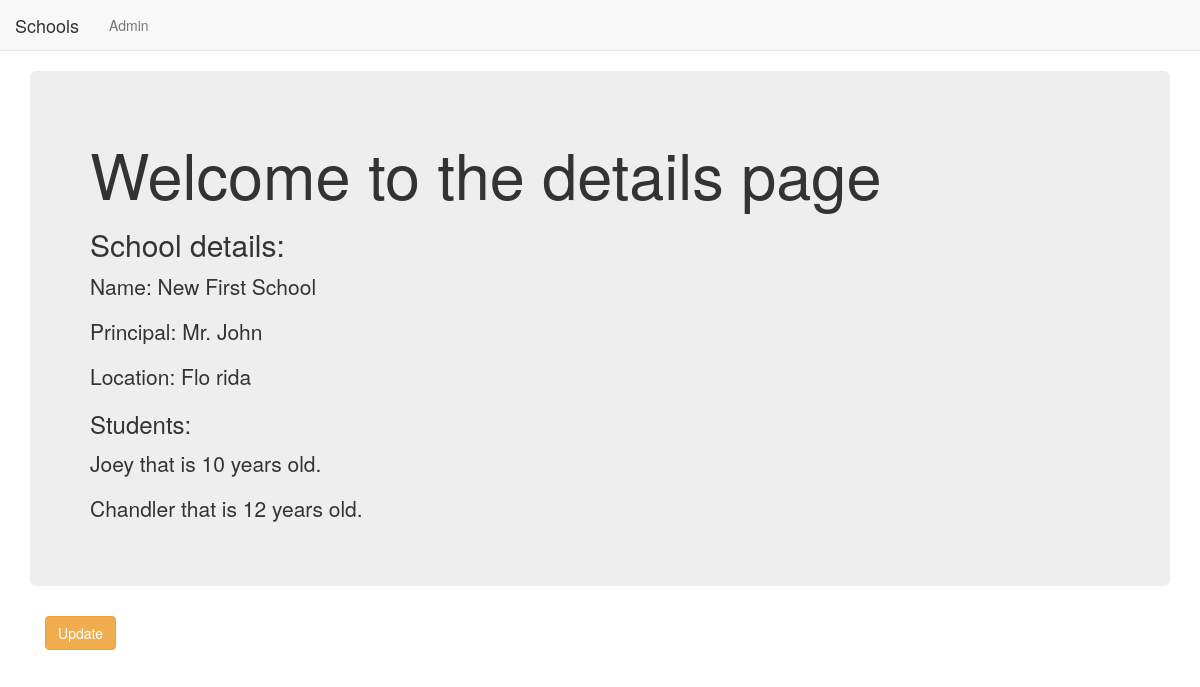
Page /basic_app/1 on the committed database.
### basic_app/models.py (models this page shows, shortened)
class School(models.Model):
    name = models.CharField(max_length=256)
    principal = models.CharField(max_length=256)
    location = models.CharField(max_length=256)

class Student(models.Model):
    name = models.CharField(max_length=256)
    age = models.PositiveIntegerField()
    school = models.ForeignKey(School,related_name="students",on_delete=models.CASCADE)

### basic_app/views.py (the view)
# urls.py: path('<int:pk>', views.SchoolDetailView.as_view(),name="detail"),
class SchoolDetailView(DetailView):
    context_object_name = "school_detail"
    model = models.School
    template_name = "basic_app/school_detail.html"

### basic_app/templates/basic_app/school_detail.html
{% extends "basic_app/basic_app_base.html" %}
{% block body_block %}
<div class="jumbotron">
    <h1>Welcome to the details page</h1>
    <h2>School details:</h2>
    <p>Name: {{school_detail.name}}</p>
    <p>Principal: {{school_detail.principal}}</p>
    <p>Location: {{school_detail.location}}</p>
    <h3>Students:</h3>
    {% for student in school_detail.students.all %}
    <p> {{student.name}} that is {{student.age}} years old.</p>
    {% endfor %}
</div>
<div class="container">
    <p><a class="btn btn-warning" href="{% url 'basic_app:update' pk=school_detail.pk %}">Update</a></p>
</div>
{% endblock %}

### rows in the picture
School: name "New First School", principal "Mr. John", location "Flo rida"
Student: name "Joey", age "10"
Student: name "Chandler", age "12"
